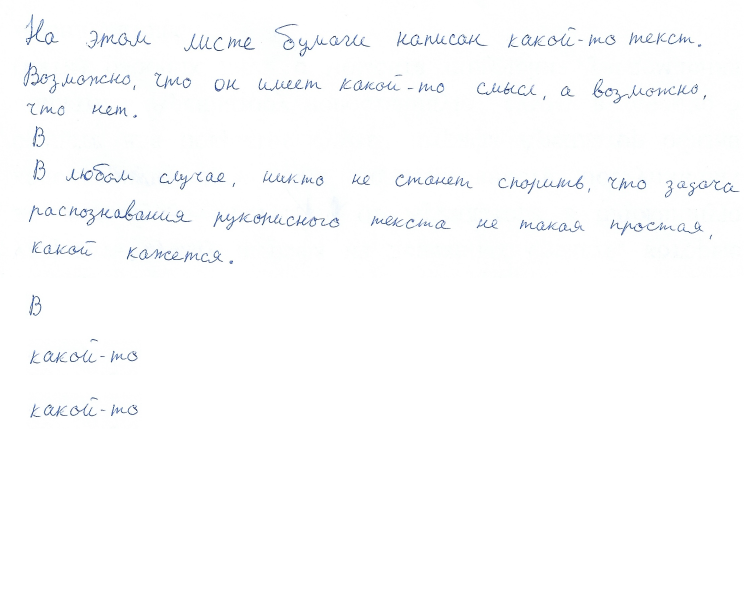
#> input picture src/test/test1.png, 2238 x 1806 px, found by its file name (shown at 1/3 size)
$ python WordParser.py
#> lines starting #> are read from the running program, lines starting #| are printed output that depends on the picture; after the words box and inside, x2 and y2 are one past the last pixel; in counts of white or black regions, pixels touching at a corner belong together
### src/image_preprocessing/PicHandler.py
from __future__ import annotations
from typing import *
import cv2
import numpy as np
from pythreshold.utils import *
from utils.geometry import Rect
from skimage.transform import resize, rescale


FilterTypes = int
GAUSSIAN_FILTER = 0
MEDIAN_FILTER = 1

StackingType = int
HORIZONTAL = 0
VERTICAL = 1


# [22 lines left out: functions view_image, view_images, not called in this run]


class PicHandler:
    img: np.ndarray  # объект изображения в BGR

    def __init__(self, image: Union[str, np.ndarray], make_copy: bool = True, is_colored: bool = True):
        # image -- путь к файлу с изображением или np.ndarray -- представление изображения BGR в виде массива;
        # если передан массив, то make_copy: bool -- необходимо ли работать с копией переданного массива;
        # если передан путь к файлу, то изображение открывается, и при is_colored = True делается черно-белым

#> called with image = '../test/test1.png', make_copy = True, is_colored = True
        if isinstance(image, np.ndarray):
            if make_copy:
                self.img = image.copy()
            else:
                self.img = image
            if is_colored:
                self.img = self.make_black_and_white(self.img)

        elif isinstance(image, type('')):
            t = cv2.imread(image)
#> t is the input picture: shape (1806, 2238, 3); mean B, G, R 253.1, 252.6, 252

            if isinstance(t, type(None)):
                # изображение не удалось загрузить
                raise Exception("Некорректный путь к изображению")

            if is_colored:
                t = self.make_black_and_white(t)

            self.img = t

    def get_image(self) -> np.ndarray:
        return self.img

    @staticmethod
    def make_black_and_white(img: np.ndarray) -> np.ndarray:
        # возвращает черно-белое изображение, соответствующее цветному img
        return cv2.cvtColor(img, cv2.COLOR_BGR2GRAY)

    # [13 lines left out: function apply_filter, not called in this run]

    def apply_global_bin_filter(self, thresh: int = 220) -> None:
        # во все пикселы, значения которых больше порога thresh, устанавливаются значения 255
        # во все остальные -- 0
        mask = self.img >= thresh
        self.img[mask] = 255
        self.img[~mask] = 0

    def apply_adaptive_bin_filter(self, mode: int = 0, **params):
        if mode == 0:
            self.img = apply_threshold(self.img, bradley_roth_threshold(self.img, **params))
        else:
            self.img = apply_threshold(self.img, singh_threshold(self.img))

    def get_copy(self) -> np.ndarray:
        return self.img.copy()

    def show(self):
        # выводит на экран изображение
        view_image(self.img, 'pic_handler_image')

    # [39 lines left out: functions crop, draw_pixels, make_zero_one, from_zero_one, draw_rect, not called in this run]

    def __rebin(self) -> None:
        self.apply_global_bin_filter()

    def resize(self, shape: Tuple[int, int]) -> None:
        self.img = resize(self.img, shape, preserve_range=True)
        self.__rebin()

    def rescale(self, scale: float) -> None:
        self.img = rescale(self.img, scale)
        self.__rebin()

    def exec_pipeline(self, pipeline: Callable, make_copy: bool=False, **params) -> PicHandler:
        pipeline(self, **params)
        return self


# [108 lines that do not run on import are left out]

### src/image_preprocessing/WordSegmentation/WordParser.py
from image_preprocessing.PicHandler import *
from utils.TextBlock import TextBlock
from image_preprocessing.WordSegmentation.FastSegmentation.FastSegmentator import FastSegmentator, FAST_MODE
from image_preprocessing.WordSegmentation.Segmentator import Segmentator


class WordParser:
    @staticmethod
    def parse(parse_method: Callable, img: PicHandler, resize_to: Tuple[int, int] = None, rescale_k: float = None,
              **args) -> List[TextBlock]:

        old_shape = img.get_image().shape
        if resize_to is None:
            resize_to = int(old_shape[0] * rescale_k), int(old_shape[1] * rescale_k)

        t_img = PicHandler(img.get_copy(), make_copy=False, is_colored=False)
        t_img.resize(resize_to)

        py, px = old_shape[0] / resize_to[0], old_shape[1] / resize_to[1]
        for k in args:
            args[k] /= np.sqrt(py * px)

        res: List[TextBlock] = parse_method(t_img.make_zero_one(), **args)

        for tb in res:
            tb.zone.multiply_coordinates(px, py)
            tb.zone.limit_bottom_right(old_shape[1] - 1, old_shape[0] - 1)
        return res


if __name__ == '__main__':
    import time

    ph = PicHandler('../test/test1.png')

    def pipeline(ph):
        ph.resize((850, 900))
#> in resize, `self.img = resize(self.img, shape, preserve_range=True)`:
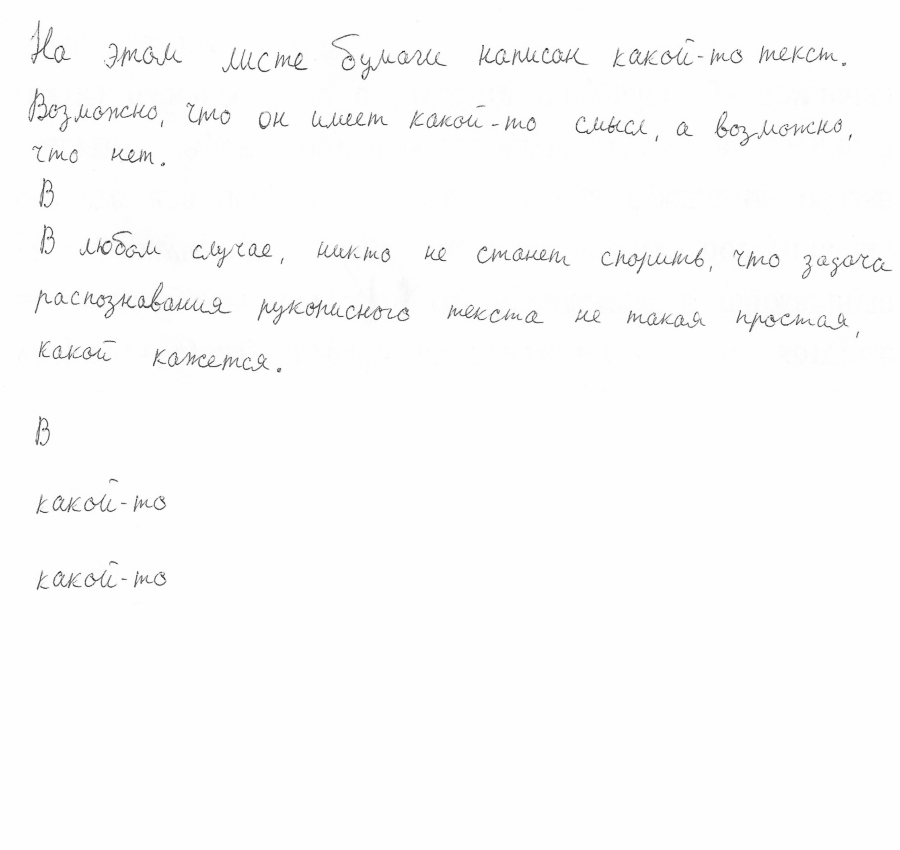
#> self.img: shape (850, 900) float64; min 35.03, max 255, mean 252.5
#> in apply_global_bin_filter, `mask = self.img >= thresh`:
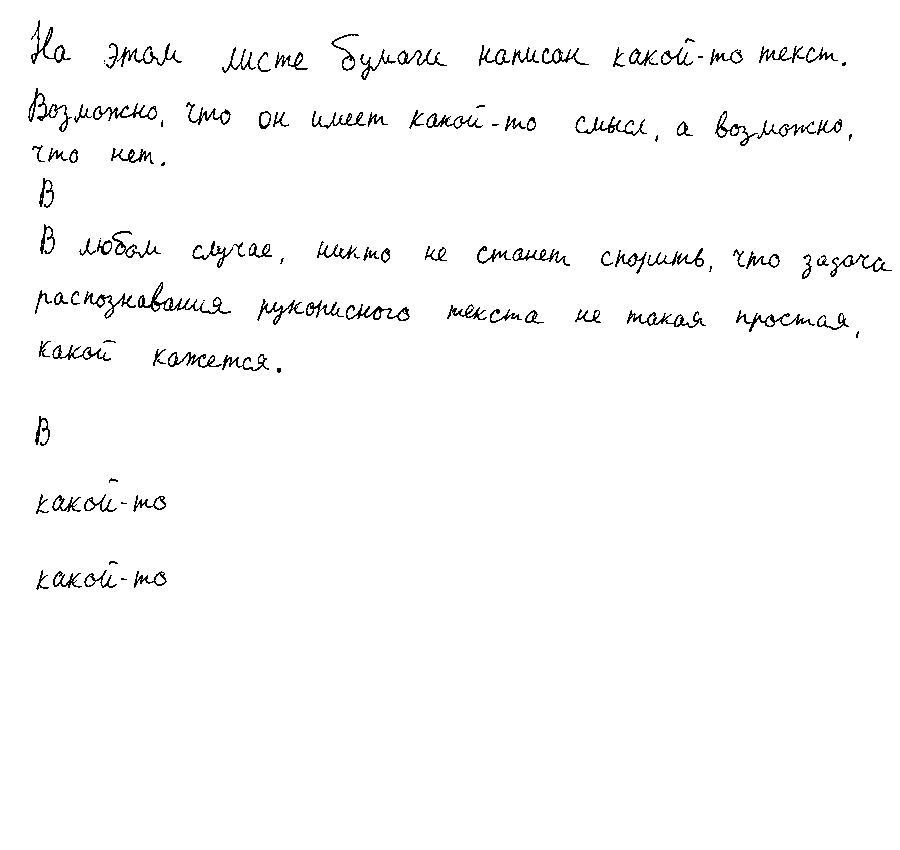
#> mask: shape (850, 900) bool; 98% white; black in thin lines or dots, all inside (x1, y1, x2, y2) = (28, 20, 892, 590)
#> in apply_global_bin_filter, `self.img[~mask] = 0`:
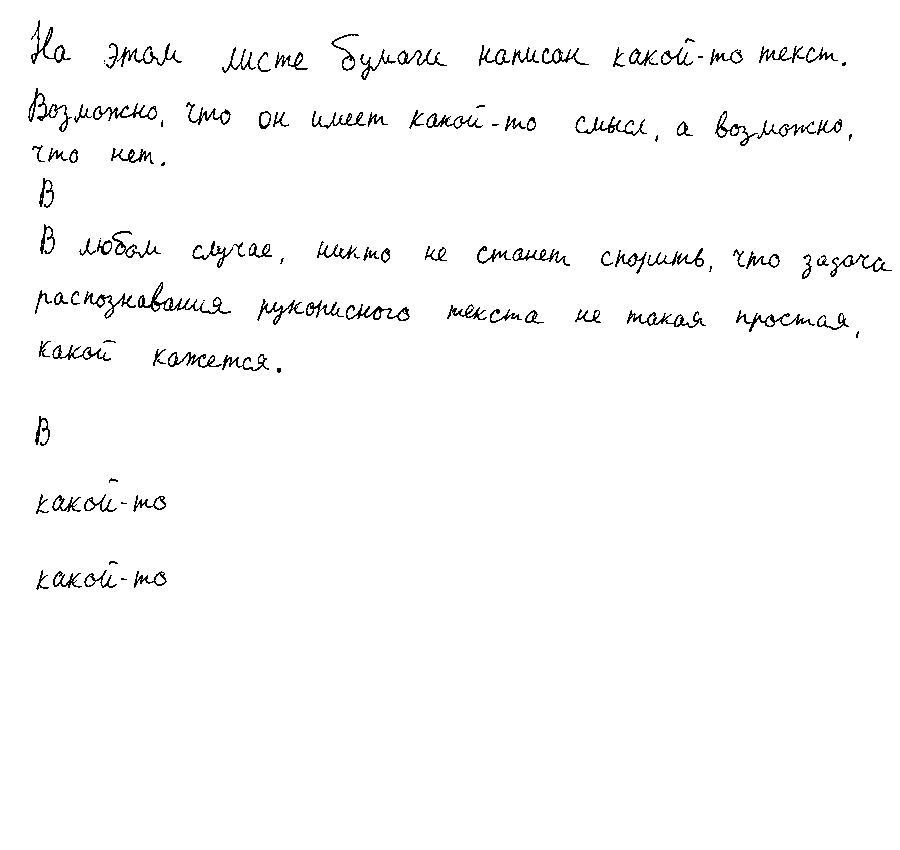
#> self.img: shape (850, 900) float64; 98% white; black in thin lines or dots, all inside (x1, y1, x2, y2) = (28, 20, 892, 590)
        ph.apply_adaptive_bin_filter(w=0.15)
        ph.apply_filter(GAUSSIAN_FILTER, 3)
        ph.apply_adaptive_bin_filter(w=0.15)

#> (the run stopped early here; a loop or call above may not have finished)

$ run again, with src/test/test2.png copied over src/test/test1.png
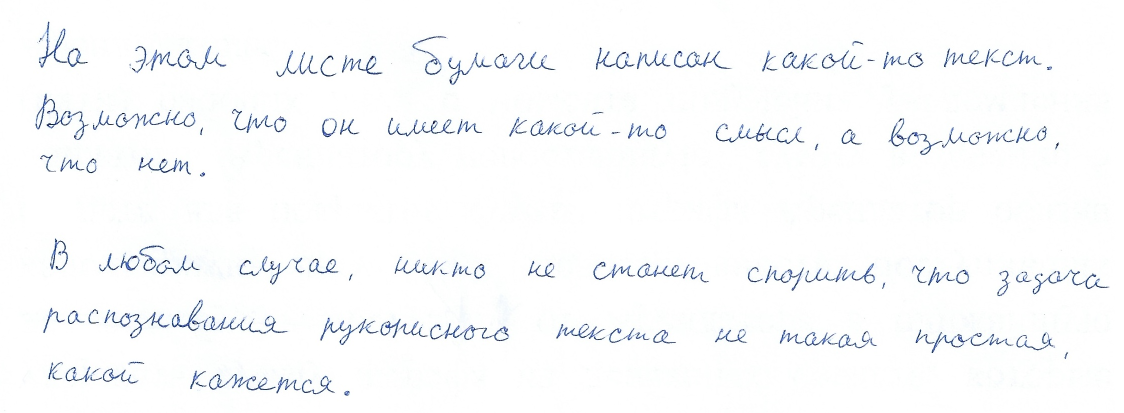
#> input picture src/test/test2.png, 2248 x 826 px, found by its file name (shown at 1/2 size)
#> in __init__, t is the input picture: shape (826, 2248, 3); mean B, G, R 251.2, 250.2, 249.1
#> in apply_global_bin_filter, `mask = self.img >= thresh`:
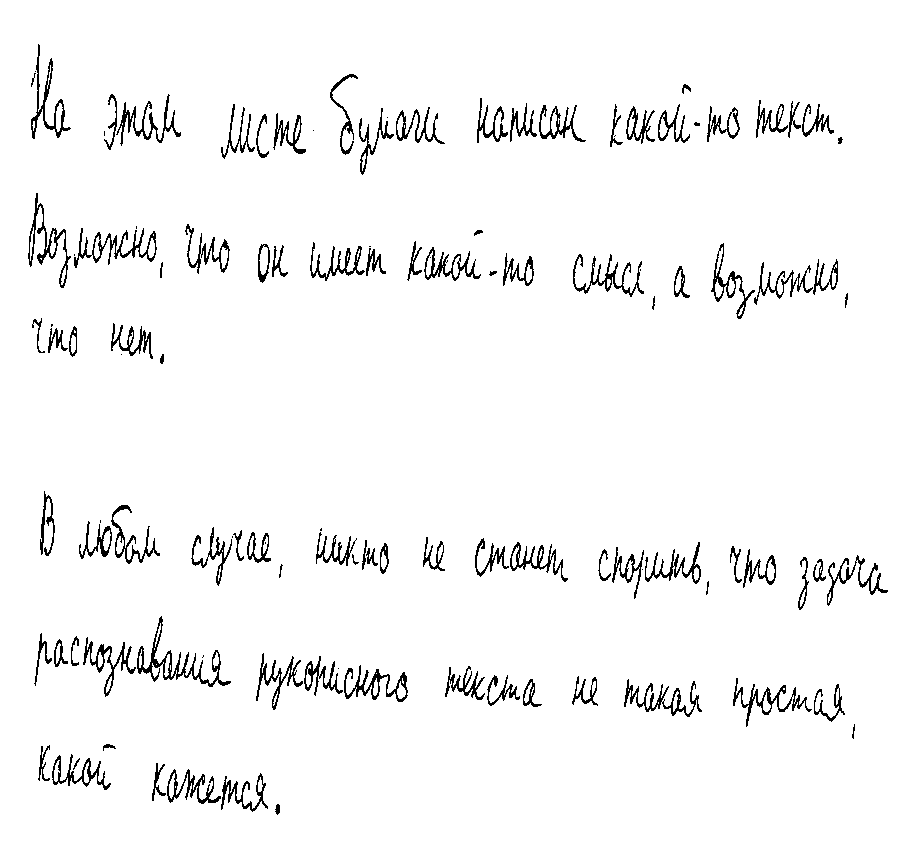
#> mask: shape (850, 900) bool; 96.2% white; black in thin lines or dots, all inside (x1, y1, x2, y2) = (28, 44, 888, 815)
#> in apply_global_bin_filter, `self.img[~mask] = 0`:
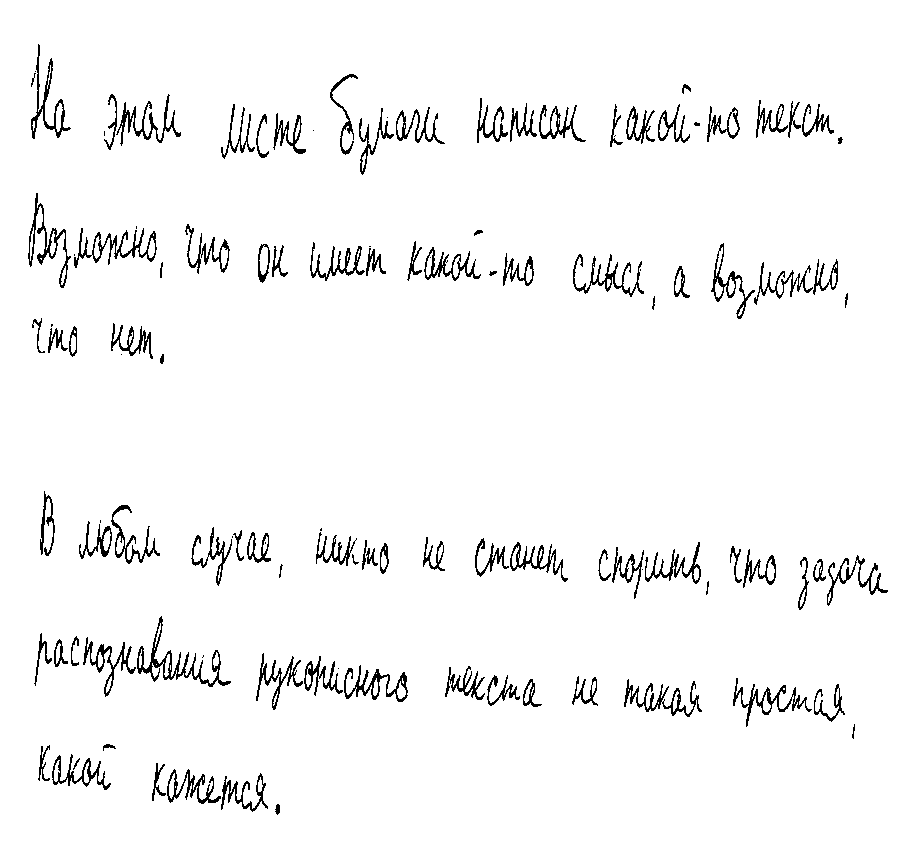
#> self.img: shape (850, 900) float64; 96.2% white; black in thin lines or dots, all inside (x1, y1, x2, y2) = (28, 44, 888, 815)

$ run again, with src/test/test3.png copied over src/test/test1.png
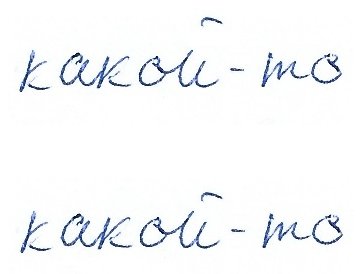
#> input picture src/test/test3.png, 363 x 274 px, found by its file name
#> in __init__, t is the input picture: shape (274, 363, 3); mean B, G, R 249.4, 247.8, 246.4
#> in apply_global_bin_filter, `mask = self.img >= thresh`:
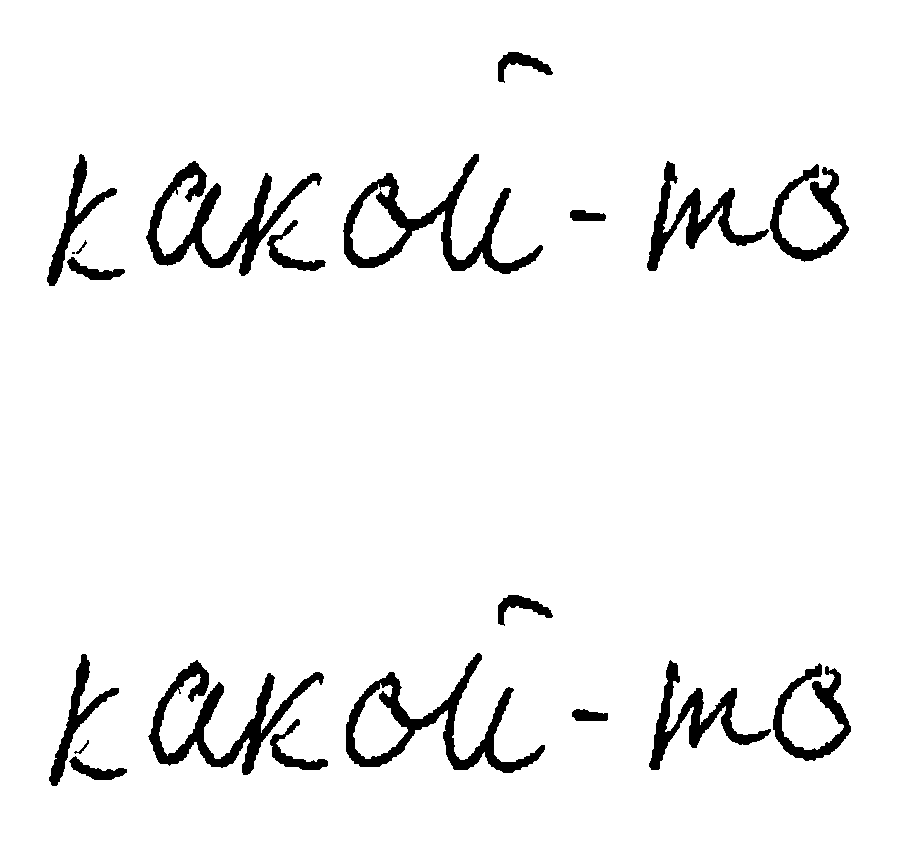
#> mask: shape (850, 900) bool; 94.8% white; 21 black regions (1 under 20 px), largest, box (x1, y1, x2, y2) and area: (343, 154, 543, 274) 5220, (346, 653, 545, 773) 5190, (146, 161, 322, 276) 5031
#> in apply_global_bin_filter, `self.img[~mask] = 0`:
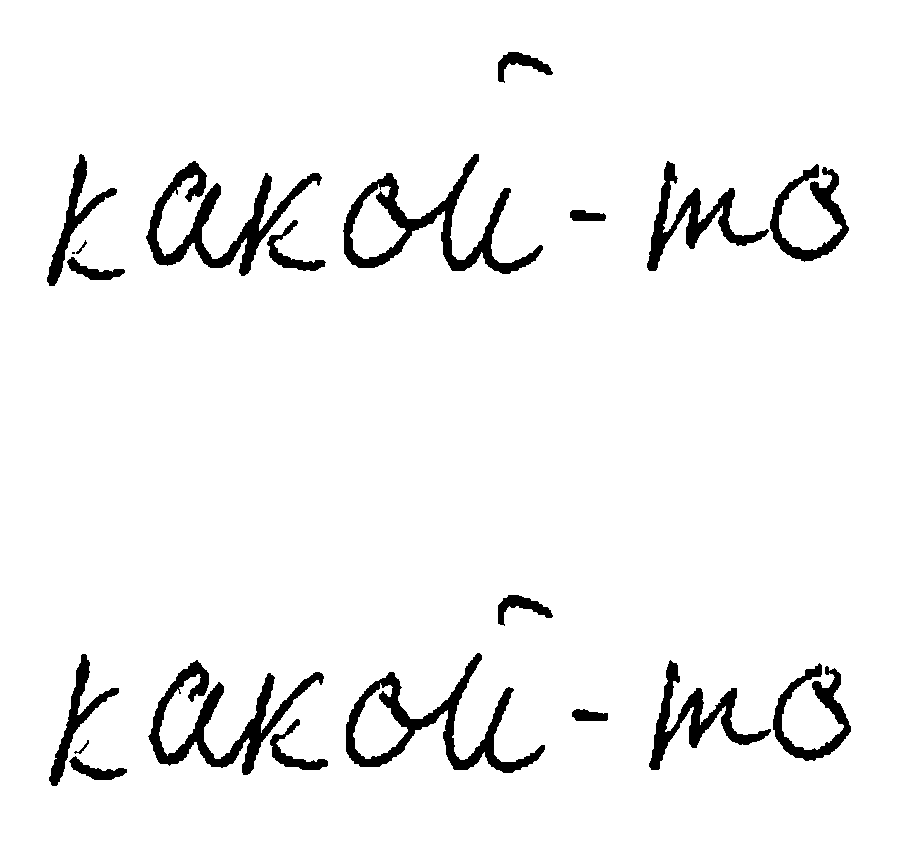
#> self.img: shape (850, 900) float64; 94.8% white; 21 black regions (1 under 20 px), largest, box (x1, y1, x2, y2) and area: (343, 154, 543, 274) 5220, (346, 653, 545, 773) 5190, (146, 161, 322, 276) 5031

$ run again, with src/test/test4.png copied over src/test/test1.png
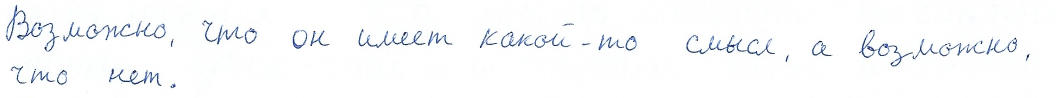
#> input picture src/test/test4.png, 2111 x 195 px, found by its file name (shown at 1/2 size)
#> in __init__, t is the input picture: shape (195, 2111, 3); mean B, G, R 250.6, 249.5, 248.3
#> in apply_global_bin_filter, `mask = self.img >= thresh`:
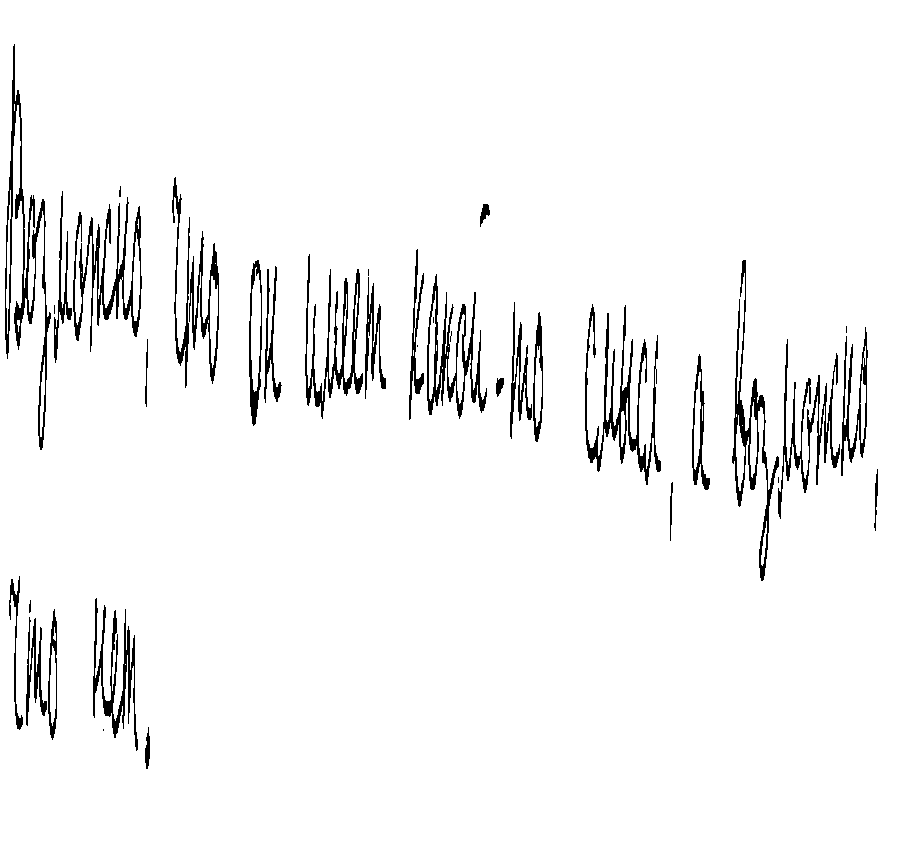
#> mask: shape (850, 900) bool; 95.8% white; 38 black regions (9 under 20 px), largest, box (x1, y1, x2, y2) and area: (5, 44, 51, 450) 3234, (585, 304, 661, 485) 3045, (73, 197, 142, 352) 2822
#> in apply_global_bin_filter, `self.img[~mask] = 0`:
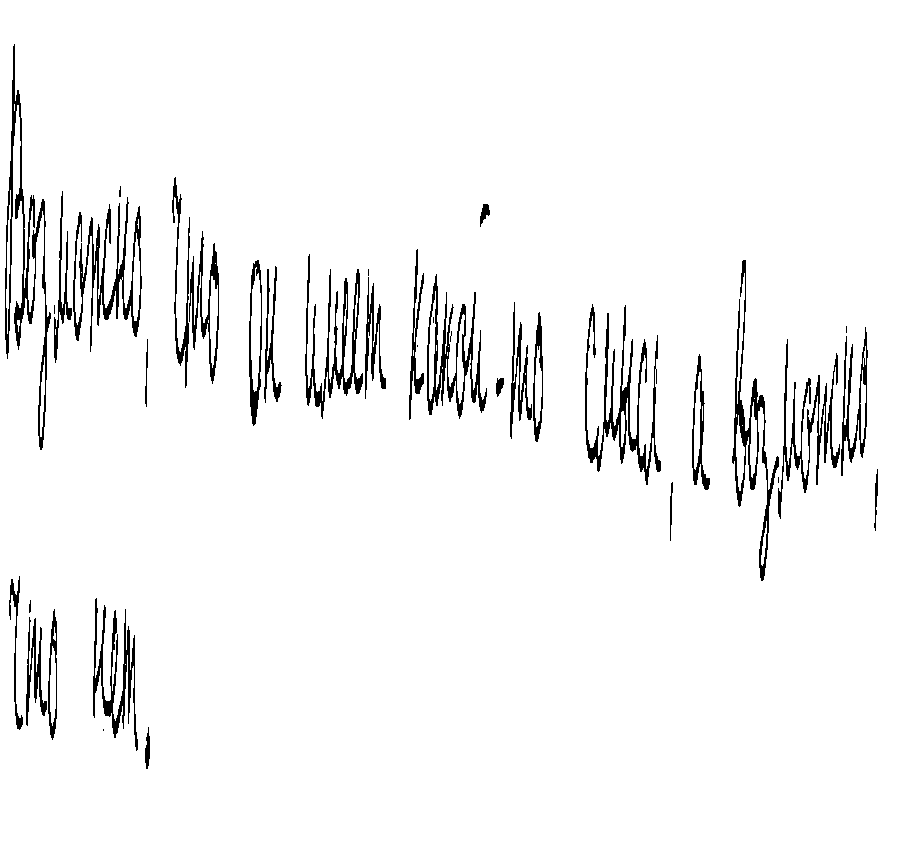
#> self.img: shape (850, 900) float64; 95.8% white; 38 black regions (9 under 20 px), largest, box (x1, y1, x2, y2) and area: (5, 44, 51, 450) 3234, (585, 304, 661, 485) 3045, (73, 197, 142, 352) 2822
